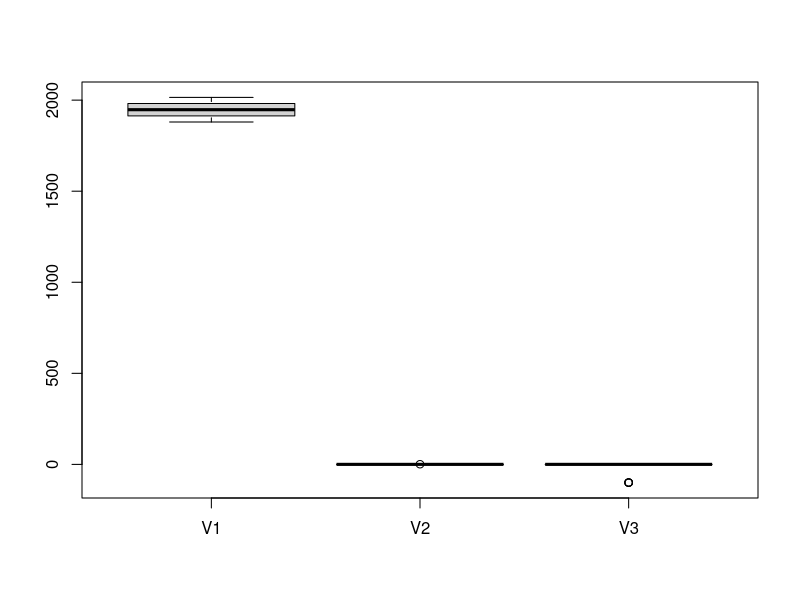
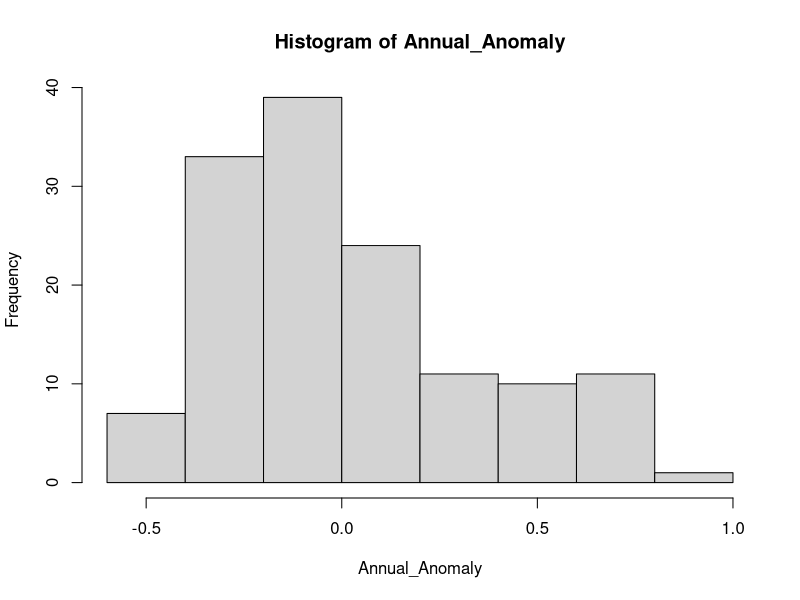
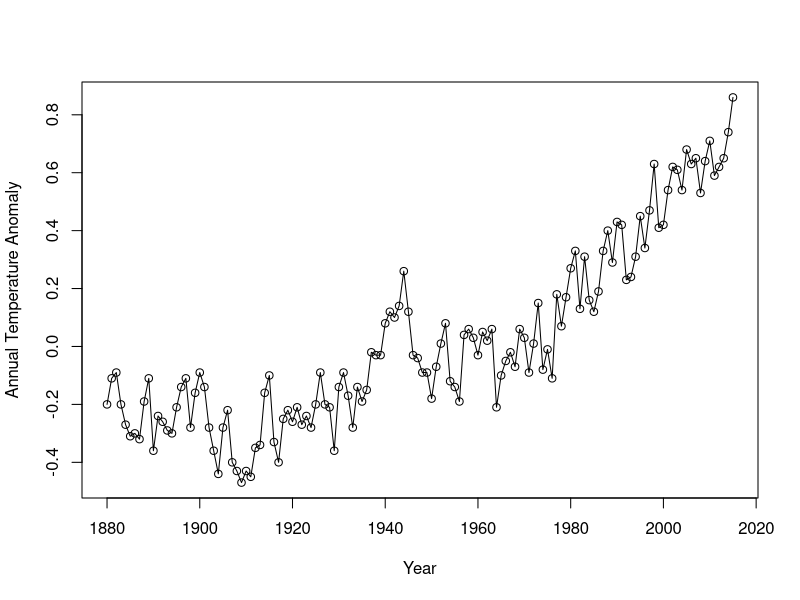

Recreate these plots in R, in order. (Note: this script raises an error after producing the figures.)
mydata <- read.table("gl_land_ocean.txt")
summary(mydata)
boxplot(mydata)

year = mydata[,1]
Annual_Anomaly = mydata[,2]
hist(Annual_Anomaly)
YearVsAnnual_Anomaly = mydata[,c(1,2)]
plot(YearVsAnnual_Anomaly,type="o", xlab = "Year", ylab = "Annual Temperature Anomaly")

#Linear Regressions in order (i),(ii),(iii),(iv),(v)
ablinepiece(lm(Annual_Anomaly ~ year), lwd=2.0, col = "yellow")
legend(1880,.9, col=c("yellow"), lty = 1,lwd=2.0, legend=c("1850-2014"), bty="n", text.font=2, cex=1)
abline(lm(Annual_Anomaly[1:31] ~ year[1:31]),lwd=2.0, col = "blue")
legend(1880,.8, col=c("blue"), lty = 1,lwd=2.0, legend=c("1850-1910"), bty="n", text.font=2, cex=1)
abline(lm(Annual_Anomaly[1:71] ~ year[1:71]), lwd=2.0, col = "green")
legend(1880,.7, col=c("green"), lty = 1,lwd=2.0, legend=c("1850-1950"), bty="n", text.font=2, cex=1)
abline(lm(Annual_Anomaly[1:96] ~ year[1:96]), lwd=2.0, col = "red")
legend(1880,.6, col=c("red"), lty = 1,lwd=2.0, legend=c("1850-1975"), bty="n", text.font=2, cex=1)
abline(lm(Annual_Anomaly[1:121] ~ year[1:121]),lwd=2.0, col = "orange")
legend(1880,.5, col=c("orange"), lty = 1,lwd=2.0, legend=c("1850-2000"), bty="n", text.font=2, cex=1)

# 
# #Linear Regressions in order (i),(ii),(iii),(iv),(v)
# abline(lm(Annual_Anomaly ~ year), lwd=2.0, col = "yellow")
# legend(1880,.9, col=c("yellow"), lty = 1,lwd=2.0, legend=c("1850-2014"), bty="n", text.font=2, cex=1)
# abline(lm(Annual_Anomaly[1:31] ~ year[1:31]),lwd=2.0, col = "blue")
# legend(1880,.8, col=c("blue"), lty = 1,lwd=2.0, legend=c("1850-1910"), bty="n", text.font=2, cex=1)
# abline(lm(Annual_Anomaly[1:71] ~ year[1:71]), lwd=2.0, col = "green")
# legend(1880,.7, col=c("green"), lty = 1,lwd=2.0, legend=c("1850-1950"), bty="n", text.font=2, cex=1)
# abline(lm(Annual_Anomaly[1:96] ~ year[1:96]), lwd=2.0, col = "red")
# legend(1880,.6, col=c("red"), lty = 1,lwd=2.0, legend=c("1850-1975"), bty="n", text.font=2, cex=1)
# abline(lm(Annual_Anomaly[1:121] ~ year[1:121]),lwd=2.0, col = "orange")
# legend(1880,.5, col=c("orange"), lty = 1,lwd=2.0, legend=c("1850-2000"), bty="n", text.font=2, cex=1)

#Table of linear regression slope intercepts in order
slope_int= matrix(c(-13.4232, 0.0069, 10.9900, -0.0059, -7.2173 , 0.0036, -7.0258, 0.0035, -10.6817, 0.0054), ncol = 2, byrow=TRUE)
colnames(slope_int) = c("intercept","slope")
rownames(slope_int) = c("1850-2014","1850-1910","1850-1950","1850-1975","1850-2000")
slope_int = as.table(slope_int)
slope_int
